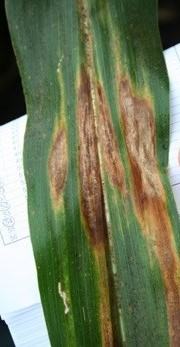
#> input picture Blight.jpg, 180 x 347 px
$ python -i preprocess.py   (imports and definitions only)
#> lines starting #> are read from the running program, lines starting #| are printed output that depends on the picture
#> further down, picture is the input picture: shape (347, 180, 3); mean B, G, R 91.2, 123.2, 114.5
"""
preprocess.py

Modul preprocessing gambar sebelum masuk ke model Custom CNN.
Bertanggung jawab untuk:
    1. Resize gambar ke ukuran input model (156x156)
    2. Menyiapkan nilai pixel sebagai float32 rentang [0, 255]
       (model sudah punya layer Rescaling internal, lihat normalize_image)
    3. Konversi channel BGR (OpenCV) -> RGB (TensorFlow)
    4. Menambahkan batch dimension agar siap di-predict

Semua fungsi di sini bersifat pure (tidak menyimpan state) sehingga
mudah diuji dan digunakan ulang di modul lain (detector.py, predictor.py).
"""

from __future__ import annotations

import cv2
import numpy as np

from utils import IMAGE_SIZE


def bgr_to_rgb(image: np.ndarray) -> np.ndarray:
    """Konversi array gambar dari format BGR (OpenCV) ke RGB (TensorFlow)."""
    return cv2.cvtColor(image, cv2.COLOR_BGR2RGB)


def resize_image(image: np.ndarray, size: int = IMAGE_SIZE) -> np.ndarray:
    """Resize gambar ke ukuran persegi (size x size) TANPA mempertahankan
    aspect ratio (akan meregangkan/menyempitkan gambar non-persegi).

    Disimpan sebagai utilitas umum, namun pipeline utama (preprocess_crop)
    TIDAK memakai fungsi ini lagi — lihat resize_with_padding() di bawah.
    """
    return cv2.resize(image, (size, size), interpolation=cv2.INTER_AREA)


def resize_with_padding(
    image: np.ndarray,
    size: int = IMAGE_SIZE,
    pad_color: tuple[int, int, int] = (255, 255, 255),
) -> np.ndarray:
    """Resize gambar ke (size x size) SAMBIL mempertahankan aspect ratio asli,
    menambahkan padding (letterbox) di sisi yang lebih pendek agar tidak
    terjadi distorsi bentuk daun.

    Ini penting karena gambar upload pengguna bisa berukuran & rasio apa
    pun (mis. 387x516 potret vs 256x256 persegi). Resize langsung ke
    ukuran persegi tanpa mempertahankan rasio akan meregangkan daun secara
    tidak alami, menyebabkan model salah membaca bentuk gejala penyakit.

    Args:
        image: Gambar input (format bebas channel, biasanya RGB/BGR).
        size: Ukuran target sisi persegi.
        pad_color: Warna padding (default putih, netral untuk foto daun
            dengan latar terang; sesuaikan bila background foto training
            didominasi warna lain).

    Returns:
        Array gambar berukuran (size, size, channel) dengan konten asli
        di tengah dan proporsi bentuk aslinya terjaga.
    """
#> called with size = 156, pad_color = (255, 255, 255)
    height, width = image.shape[:2]
#> height = 347; width = 180
    if height == 0 or width == 0:
        return cv2.resize(image, (size, size), interpolation=cv2.INTER_AREA)

    scale = size / max(height, width)
#> scale = 0.45
    new_width = max(1, round(width * scale))
#> new_width = 81
    new_height = max(1, round(height * scale))
#> new_height = 156

    resized = cv2.resize(image, (new_width, new_height), interpolation=cv2.INTER_AREA)
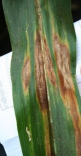
#> resized: shape (156, 81, 3); mean R, G, B 114.5, 123.2, 91.2

    canvas = np.full((size, size, image.shape[2]), pad_color, dtype=image.dtype)
    x_offset = (size - new_width) // 2
#> x_offset = 37
    y_offset = (size - new_height) // 2
#> y_offset = 0
    canvas[y_offset:y_offset + new_height, x_offset:x_offset + new_width] = resized
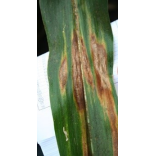
#> canvas: shape (156, 156, 3); mean R, G, B 182.1, 186.6, 170

    return canvas


def normalize_image(image: np.ndarray) -> np.ndarray:
    """Menyiapkan nilai pixel sebagai float32 pada rentang asli [0, 255].

    PENTING: BEST_MODEL_SIZE_156_SPLIT_20.h5 sudah memiliki layer
    Rescaling(1./255) internal di dalam arsitekturnya (terkonfirmasi via
    diagnose_model.py: skema tanpa pembagian 255 menghasilkan prediksi
    yang bervariasi sesuai isi gambar, sedangkan skema rescale_0_1 dan
    centered_-1_1 membuat model 'buta' dan selalu condong ke satu kelas
    yang sama). Karena itu di sini kita TIDAK membagi dengan 255 lagi —
    cukup cast ke float32 agar tidak double-normalisasi.
    """
    return image.astype("float32")
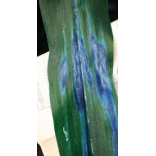
#> returned value: shape (156, 156, 3) float32; mean of channels 0, 1, 2 182.1, 186.6, 170; drawn as B, G, R


def add_batch_dimension(image: np.ndarray) -> np.ndarray:
    """Menambahkan dimensi batch sehingga bentuk array menjadi (1, H, W, 3)."""
    return np.expand_dims(image, axis=0)


def preprocess_crop(crop_bgr: np.ndarray, size: int = IMAGE_SIZE) -> np.ndarray:
    """Pipeline lengkap preprocessing satu crop daun untuk siap diprediksi.

    Args:
        crop_bgr: Array gambar hasil crop (format BGR, ukuran bebas).
        size: Ukuran target sisi persegi (default mengikuti IMAGE_SIZE model).

    Returns:
        Array numpy berbentuk (1, size, size, 3) dengan nilai float32 [0, 255]
        (model memiliki layer Rescaling internal), siap diberikan ke
        model.predict().
    """
    rgb = bgr_to_rgb(crop_bgr)
    resized = resize_with_padding(rgb, size)
    normalized = normalize_image(resized)
    batched = add_batch_dimension(normalized)
    return batched


def preprocess_full_image(image_bgr: np.ndarray, size: int = IMAGE_SIZE) -> np.ndarray:
    """Preprocessing untuk gambar penuh (dipakai sebagai fallback jika
    tidak ada contour daun yang berhasil terdeteksi oleh detector.py).
    """
    return preprocess_crop(image_bgr, size)

>>> import cv2
>>> picture = cv2.imread('../Blight.jpg')
>>> result = preprocess_full_image(picture)
